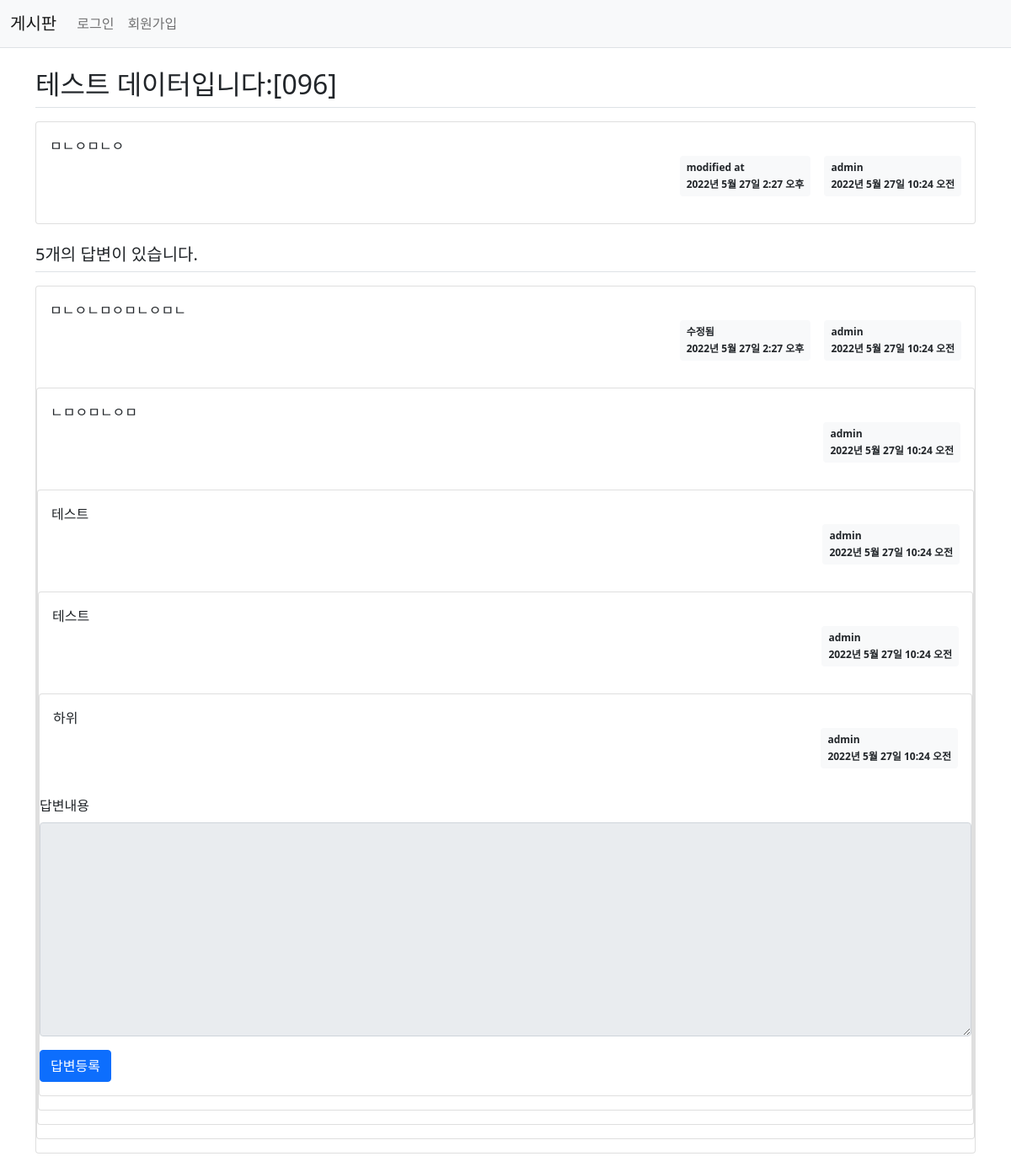
/board/100/, run on the app's committed database.
### board/models.py (models this page shows)
class Question(models.Model):
    author = models.ForeignKey(User, on_delete=models.CASCADE)
    subject = models.CharField(max_length=200)
    content = models.TextField()
    create_date = models.DateTimeField()
    modify_date = models.DateTimeField(null=True, blank=True)

class Answer(models.Model):
    author = models.ForeignKey(User, on_delete=models.CASCADE)
    question = models.ForeignKey(Question, on_delete=models.CASCADE)
    content = models.TextField()
    create_date = models.DateTimeField()
    modify_date = models.DateTimeField(null=True, blank=True)

### board/views.py (the view)
# urls.py: path('<int:question_id>/', views.detail, name='detail'),
def detail(request, question_id):
    question = Question.objects.get(id=question_id)
    context = {'question': question}
    return render(request, 'board/question_detail.html', context)

### templates/board/question_detail.html (shortened to what this page needs)
{% extends 'base.html' %}
{% block content %}
<div class="container my-3">
    <h2 class="border-bottom py-2">{{ question.subject }}</h2>
    <div class="card my-3">
        <div class="card-body">
            <div class="card-text" style="white-space: pre-line;">{{ question.content }}</div>
            <div class="d-flex justify-content-end">
                {% if question.modify_date %}
                <div class="badge bg-light text-dark p-2 text-start mx-3">
                    <div class="mb-2">modified at</div>
                    <div>{{ question.modify_date }}</div>
                </div>
                {% endif %}
                <div class="badge bg-light text-dark p-2 text-start">
                <div class="mb-2">{{ question.author.username }}</div>
                <div>{{ question.create_date }}</div>
                </div>
            </div>
        </div>
    </div>
    <h5 class="border-bottom my-3 py-2">{{question.answer_set.count}}개의 답변이 있습니다.</h5>
    {% for answer in question.answer_set.all %}
    <div class="card my-3">
        <div class="card-body">
            <div class="card-text" style="white-space: pre-line;">{{ answer.content }}</div>
            <div class="d-flex justify-content-end">
                {% if answer.modify_date %}
                <div class="badge bg-light text-dark p-2 text-start mx-3">
                    <div class="mb-2">수정됨</div>
                    <div>{{ answer.modify_date }}</div>
                </div>
                {% endif %}
                <div class="badge bg-light text-dark p-2 text-start">
                <div class="mb-2">{{ question.author.username }}</div>
                <div>{{ question.create_date }}</div>
            </div>
        </div>
    </div>
    {% endfor %}
    <form action="{% url 'board:answer_create' question.id %}" method="post" class="my-3">
        <div class="mb-3">
            <label for="content" class="form-label">답변내용</label>
            <textarea {% if not user.is_authenticated %}disabled{% endif %}
                      name="content" id="content" class="form-control" rows="10"></textarea>
        </div>
        <input type="submit" value="답변등록" class="btn btn-primary">
    </form>
</div>
{% endblock %}

### data on the page
Question: subject "테스트 데이터입니다:[096]", content "ㅁㄴㅇㅁㄴㅇ", modify_date "2022년 5월 27일 2:27 오후", author.username "admin", create_date "2022년 5월 27일 10:24 오전", answer_set.count "5"
Answer: content "ㅁㄴㅇㄴㅁㅇㅁㄴㅇㅁㄴ", modify_date "2022년 5월 27일 2:27 오후"
Answer: content "ㄴㅁㅇㅁㄴㅇㅁ"
Answer: content "테스트"
Answer: content "테스트"
Answer: content "하위"
